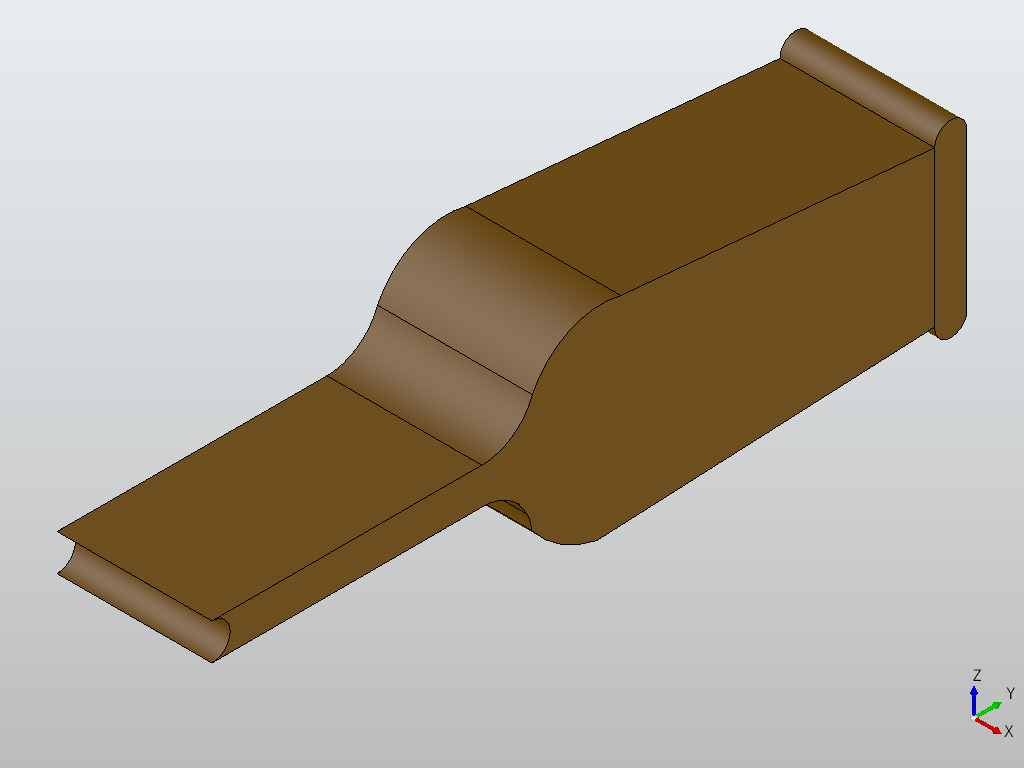
#> input picture output_view.png, 1024 x 768 px
$ python -i check_process_img.py   (imports and definitions only)
#> lines starting #> are read from the running program, lines starting #| are printed output that depends on the picture; after the words box and inside, x2 and y2 are one past the last pixel; in counts of white or black regions, pixels touching at a corner belong together
import sys, os, copy, json
sys.path.append(os.path.dirname(os.path.dirname(os.path.dirname(os.path.dirname(os.path.abspath(__file__))))))

import utils.path_file_utils as file_utils
import utils.img_utils as img_utils
import utils.jsonl_utils as jsonl_utils
from PIL import Image, ImageChops
import shutil
from pathlib import Path
import numpy as np
import cv2


# [118 lines left out: functions check_border, is_solid_color, is_small_shape, is_single_color, is_sketch_closed, count_connected, not called in this run]


def is_narrow(
    img: Image.Image,
    output_path: str = "output.png",
    min_side_length: int = 6,        # 最小边长阈值
    aspect_ratio_thresh: float = 16,  # 长宽比阈值（用于面积比判断）
    extreme_aspect_ratio: float = 30, # 极端长宽比阈值（新增）
    area_ratio_thresh: float = 0.125 # 面积比阈值(r2 = 1/8)
) -> None:

    # 转换为 OpenCV 格式并二值化
#> called with output_path = 'output.png', min_side_length = 6, aspect_ratio_thresh = 16, extreme_aspect_ratio = 30, area_ratio_thresh = 0.125
    img_np = np.array(img)
    if img_np.ndim == 3:
        img_np = cv2.cvtColor(img_np, cv2.COLOR_RGB2BGR)
#> img_np is the input picture: shape (768, 1024, 3); mean B, G, R 155.8, 169.1, 177
    else:
        img_np = cv2.cvtColor(img_np, cv2.COLOR_GRAY2BGR)

    gray = cv2.cvtColor(img_np, cv2.COLOR_BGR2GRAY)
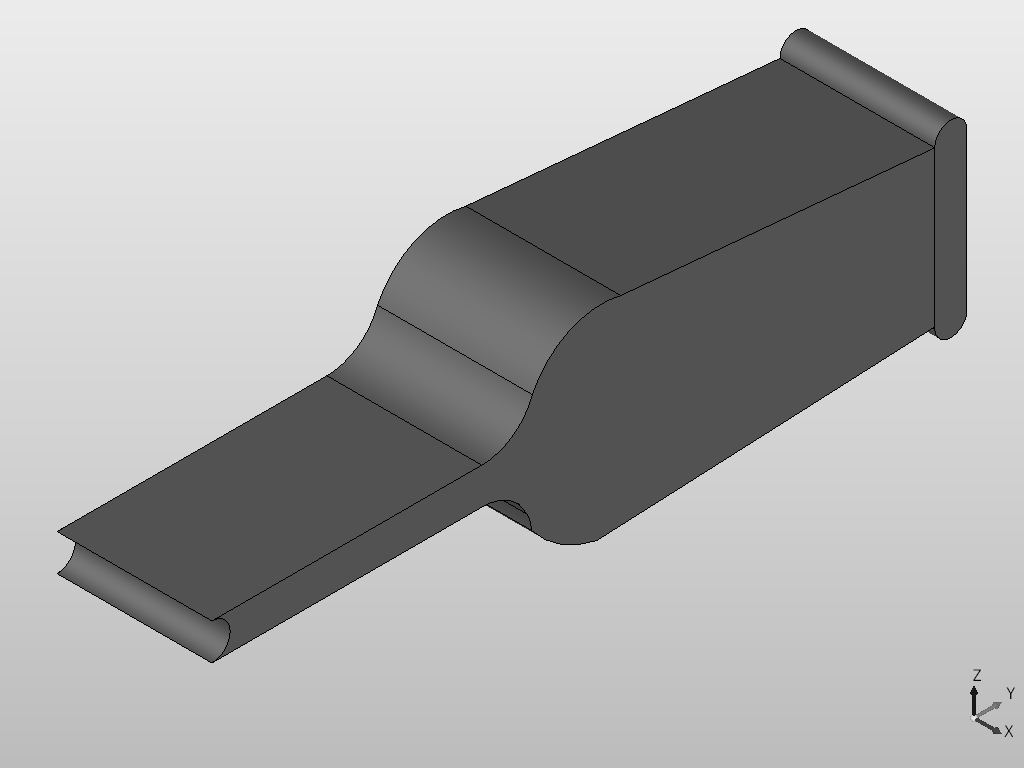
#> gray: shape (768, 1024); min 0, max 235, mean 170
    _, binary = cv2.threshold(gray, 170, 255, cv2.THRESH_BINARY_INV)
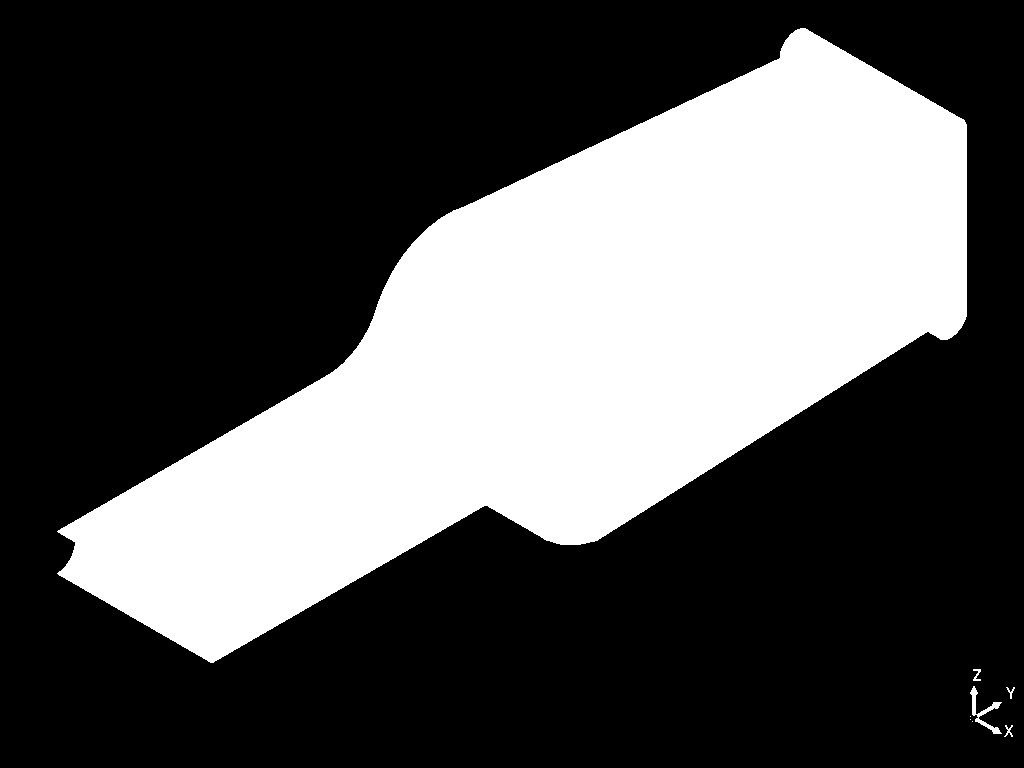
#> binary: shape (768, 1024); 32.7% white; 8 white regions (3 under 20 px)
    # cv2.imwrite('/home/lkh/siga/output/temp/test/1.png', binary)  # 保存二值化图像用于调试

    # 查找轮廓（找的是白色部分）
    contours, hierarchy = cv2.findContours(binary, cv2.RETR_CCOMP, cv2.CHAIN_APPROX_SIMPLE)
#> contours = 8 contours, 4 with area under 20; largest, box (x1, y1, x2, y2) and area: (57, 28, 967, 663) 255476, (970, 686, 1002, 734) 284, (973, 669, 981, 681) 28, (1004, 725, 1013, 737) 22
    # 创建一个新白图用于绘制结果
    output_img = np.ones_like(img) * 255

    for i, cnt in enumerate(contours):
        if hierarchy[0][i][2] == -1:
            # [6 lines of commented-out code are left out]
            rect = cv2.minAreaRect(cnt)
            (_, _), (w, h), _ = rect
            box = cv2.boxPoints(rect)
            box = np.intp(box)

            # 计算关键指标
            min_side = min(w, h)
            contour_area = cv2.contourArea(cnt)
            rect_area = w * h
            aspect_ratio = max(w, h) / min(w, h) if min(w, h) > 0 else 0
            area_ratio = contour_area / rect_area if rect_area > 0 else 0

            # 判断条件
            if min_side < min_side_length and contour_area > 50:
                # 条件1：存在边长<5的极小包围盒（红色）
                # cv2.drawContours(output_img, cnt, -1, (0, 0, 122), 2)
                # cv2.drawContours(output_img, [box], 0, (0, 0, 255), 2)
                return True, 1
            elif aspect_ratio > extreme_aspect_ratio:
                # 条件2（新增）：长宽比>30的极端狭长形状（蓝色）
                # cv2.drawContours(output_img, [box], 0, (255, 0, 0), 2)
                return True, 2
            elif aspect_ratio / aspect_ratio_thresh > area_ratio and contour_area > 100:
                # 条件3：长宽比/8 > 面积比的普通狭长形状（绿色）
                # drawContours(output_img, [box], 0, (0, 255, 0), 2)
                return True, 3
#> this loop made 8 passes
#> (rect, w, h, box, min_side, contour_area, rect_area, aspect_ratio) on passes 1 to 4: (((1008, 730.5), (11, 8), -90), 11, 8, [[1012, 736], [1004, 736], [1004, 725], [1012, 725]], 8, 22.5, 88, 1.38), (((972, 721), (0, 0), -90), 0, 0, [[972, 721], [972, 721], [972, 721], [972, 721]], 0, 0, 0, 0), (((970, 719), (0, 0), -90), 0, 0, [[970, 719], [970, 719], [970, 719], [970, 719]], 0, 0, 0, 0), (((970, 716), (0, 0), -90), 0, 0, [[970, 716], [970, 716], [970, 716], [970, 716]], 0, 0, 0, 0)

        # 保存结果
            # cv2.imwrite(output_path+f'{i}.png', output_img)
    # cv2.imwrite(output_path, output_img)
    return False, None


class ImageProcessor:
    # [104 lines left out: functions __init__, process_single, process_dual, filter_name, _iter_images, not called in this run]

    # === 单图处理 ===

    def flip_b(self, image1: Image.Image) -> Image.Image:
        '''将因为法向量相反导致RGB出错的像素进行矫正'''
        return img_utils.flip_b(image1)

    def extract_contour_from_normal(self, image1: Image.Image) -> Image.Image:
        '''提取最外层轮廓'''
        return img_utils.get_contour_img(image1)

    # [11 lines left out: function extract_solid_line, not called in this run]

    def expend_pixels(self, image1: Image.Image) -> Image.Image:
        return img_utils.expand_pixels(image1)

    def extract_nor_sketch(self, image1: Image.Image) -> Image.Image:
        return img_utils.extract_boundaries(image1)

    # === 双图处理 ===

    # [5 lines left out: function base_op_stack, not called in this run]

    def align_contour(self, image1: Image.Image, image2: Image.Image) -> Image.Image:
        return img_utils.align_by_bbox(image1, image2)


    '''对比operation和target'''
    # [185 lines left out: functions compare_and_record_same_images, _images_equal, check_img_num, delete_name_notin_jsonl, test, filter_by_different_condition and 2 more, not called in this run]


# [4 lines not run here, left out]
    # test()
    # mode = 'narrow'  # 'blank', 'size', 'single_color', 'dot_num', 'closed'
    # filter_by_different_condition(mode)

>>> import cv2
>>> picture = cv2.cvtColor(cv2.imread('../../../../../output_view.png'), cv2.COLOR_BGR2RGB)
>>> result = is_narrow(picture)

$ run again, on vis/capture.png
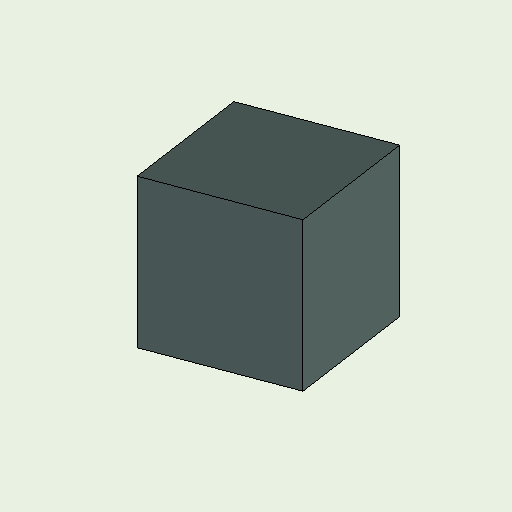
#> input picture vis/capture.png, 512 x 512 px
#> in is_narrow, img_np is the input picture: shape (512, 512, 3); mean B, G, R 192.5, 204.5, 194.1
#> in is_narrow, `_, binary = cv2.threshold(gray, 170, 255, cv2.THRESH_BINARY_INV)`:
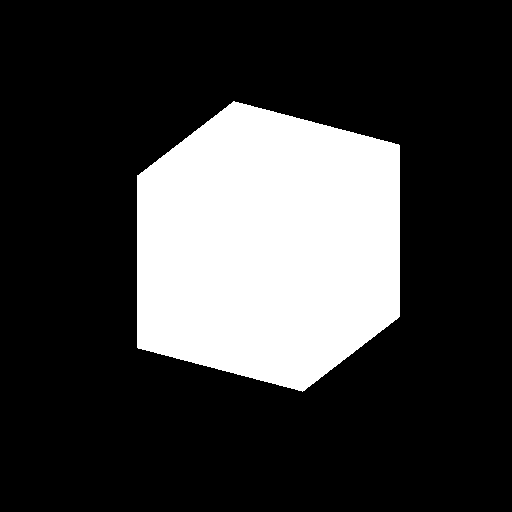
#> binary: shape (512, 512); 23.6% white; 1 white region
#> contours = 1 contour; box (x1, y1, x2, y2) and area: (137, 101, 400, 392) 61510
#> the loop in is_narrow, `for i, cnt in enumerate(contours):` made 1 pass
#> (rect, w, h, box, min_side, contour_area, rect_area, aspect_ratio) on pass 1: (((268, 246), (290, 262), -90), 290, 262, [[399, 391], [137, 391], [137, 101], [399, 101]], 262, 61509.5, 75980, 1.11)
